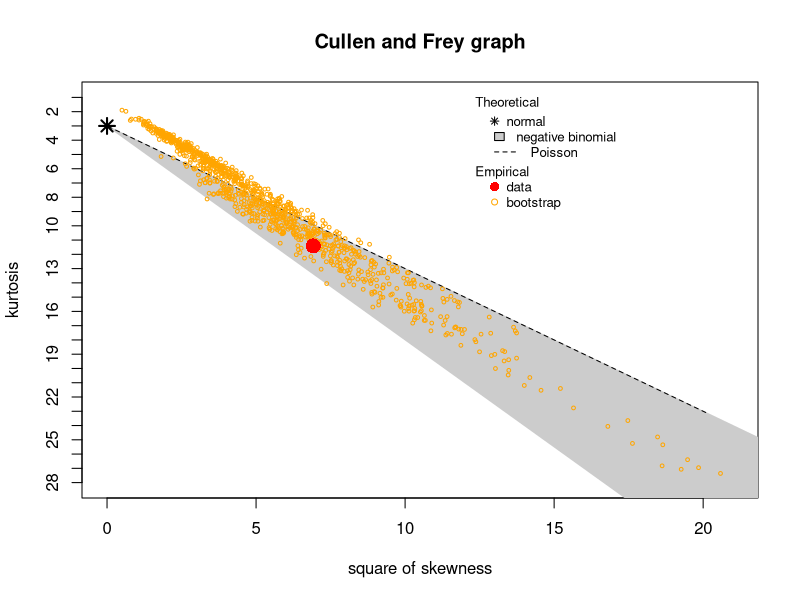
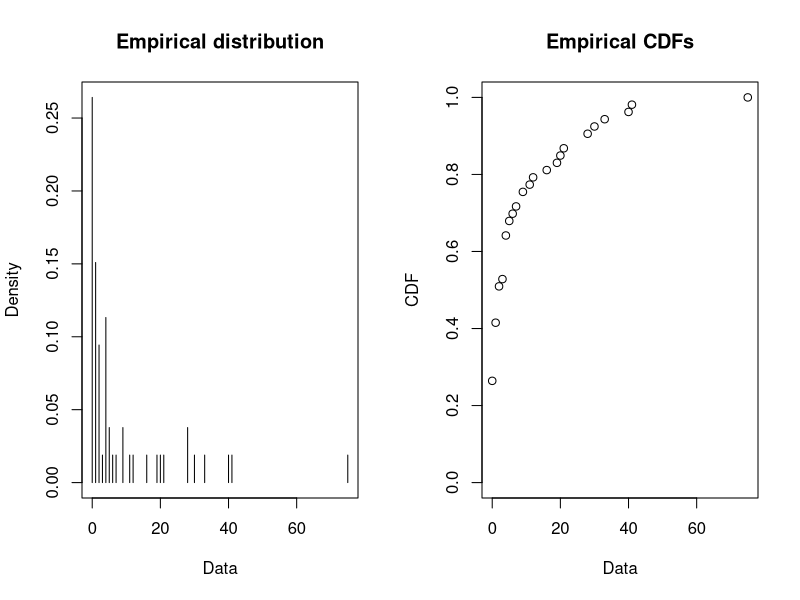
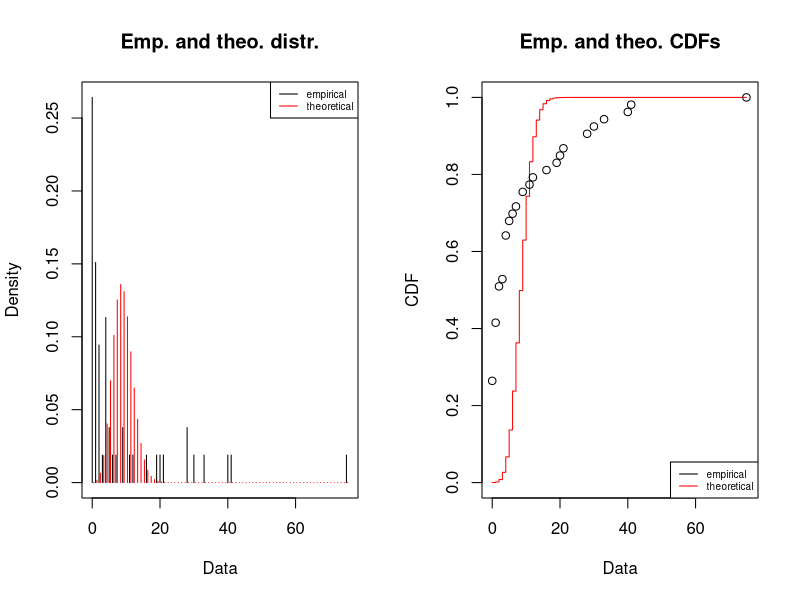
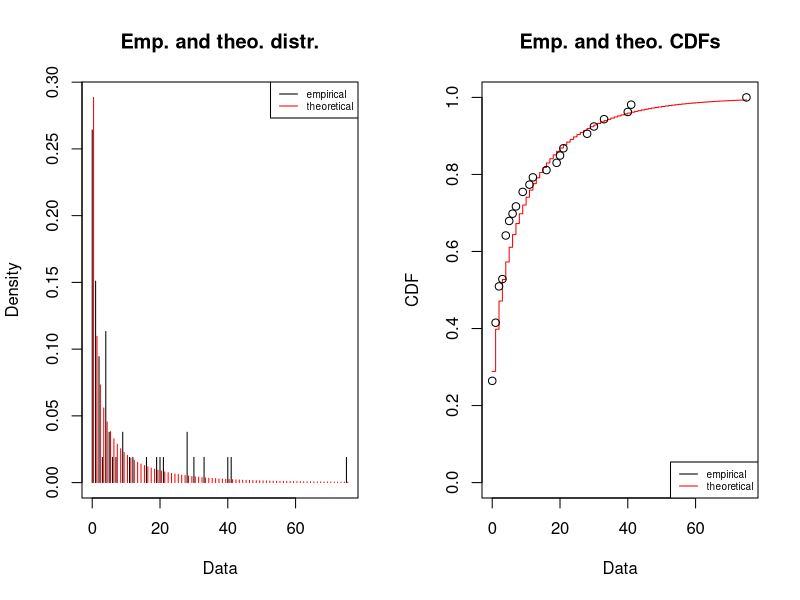

The R source for these figures, in order:
library(fitdistrplus)


### Name: toxocara
### Title: Parasite abundance in insular feral cats
### Aliases: toxocara
### Keywords: datasets

### ** Examples

# (1) load of data
#
data(toxocara)

# (2) description and plot of data
#
number <- toxocara$number
descdist(number,discrete=TRUE,boot=1000)
plotdist(number,discrete=TRUE)

# (3) fit of a Poisson distribution to data
#
fitp <- fitdist(number,"pois")
summary(fitp)
plot(fitp)

# (4) fit of a negative binomial distribution to data
#
fitnb <- fitdist(number,"nbinom")
summary(fitnb)
plot(fitnb)
